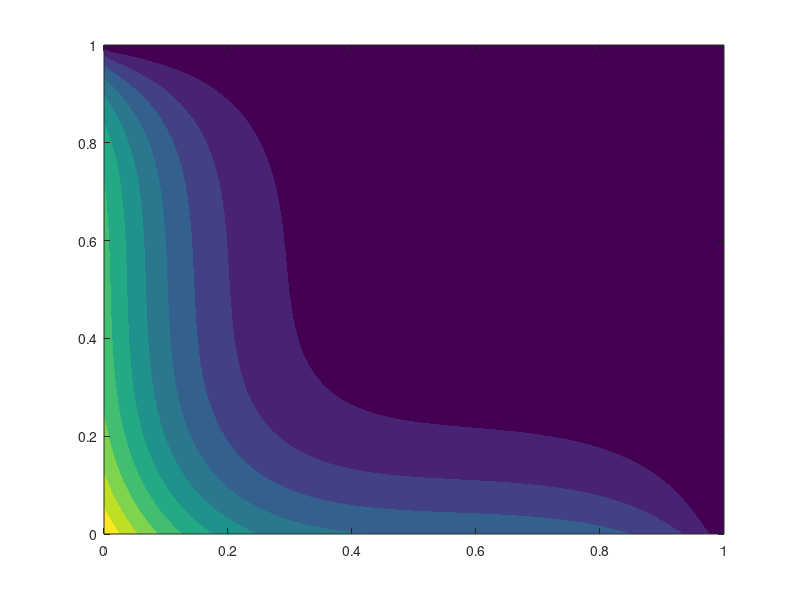
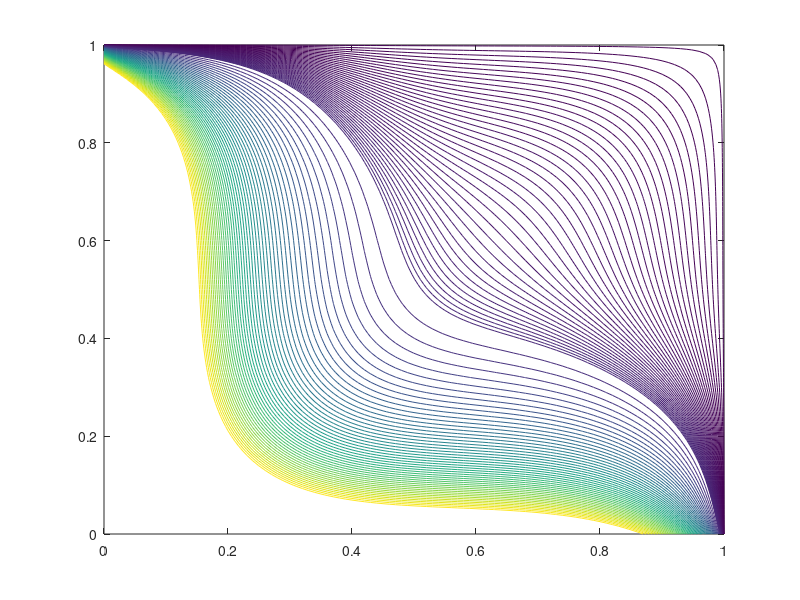

Reproduce these figures in MATLAB, in order.
clear all
close all
clc

Lx = 1.0;
Ly = 1.0;

Nx = 100;
Ny = 100;

dx = Lx/Nx;
dy = Ly/Ny;

x = linspace(0,Lx,Nx+1);
y = linspace(0,Ly,Ny+1);

[X,Y]=meshgrid(x,y);
X=X';
Y=Y';

T = zeros(Nx+2,Ny+2);
T = T+(40+273);

t = 300.0;

alpha = 8.1*10^-5;
k = 205.0;
g = 0;

dt = (1/(2*alpha))*(1/((1/(dx^2))+(1/(dy^2))));

nt = ceil(t/dt);

tstep = 0;

% Boundary Condition Parameters

q1 = 10^6;
q2 = 5*(10^5);

T1 = 10+273;
T2 = 10+273;

while (tstep < nt)
    
    T_old = T;
    

    T(2:Nx+1,2:Ny+1)= T_old(2:Nx+1,2:Ny+1)+(((T_old(2:Nx+1,3:Ny+2)+T_old(2:Nx+1,1:Ny)-T_old(2:Nx+1,2:Ny+1).*2)/(dy*dy))...\
                                           +((T_old(3:Nx+2,2:Ny+1)+T_old(1:Nx,2:Ny+1)-T_old(2:Nx+1,2:Ny+1).*2)/(dx*dx)))*alpha*dt + (dt/k)*g;
    
      
                                       
    T(1,:) = T(2,:) + (q1*dx)/k;
    T(:,1) = T(:,2) + (q2*dx)/k;

    T(Nx+2,:) = 2*T1 - T(Nx+1,:);
    T(:,Ny+2) = 2*T2 - T(:,Ny+1);
    
 
    T_mid = T(Nx/2,Ny/2);
    
    if(T_mid >= 70+273)
        exit
    end
    %T_res = sum(sum((T-T_old).^2))/((Nx+2)*(Ny+2));
    
    %if (T_res < .000001 && T_res ~=0) 
    %    exit
    %end
    
    tstep = tstep + 1;
    
end

TT = (T(1:Nx+1,1:Ny+1)+T(1:Nx+1,2:Ny+2)+T(2:Nx+2,1:Ny+1)+T(2:Nx+2,2:Ny+2))/4;

figure
contourf(X,Y,TT-273,'LineStyle','none')
figure
contour(X,Y,TT-273,[linspace(0,50,50),linspace(50,350,50)])
